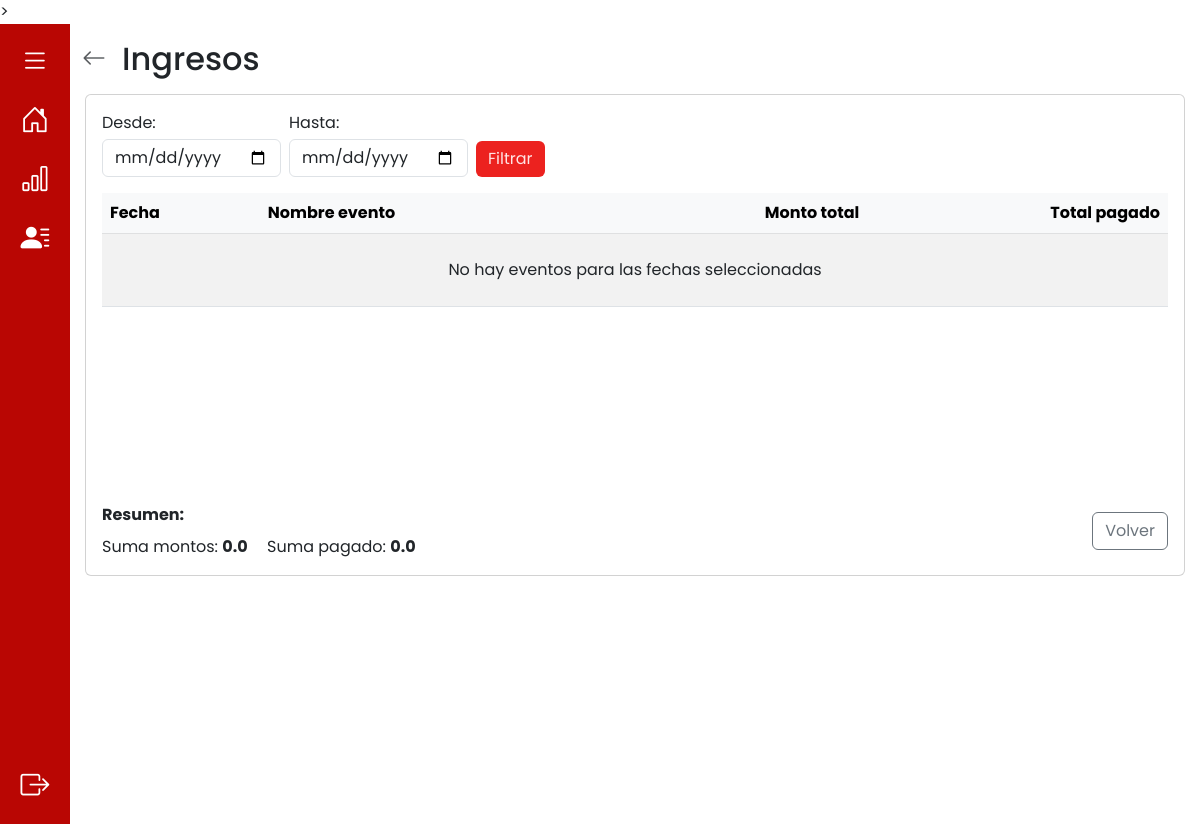
The app's page /ingresos/ (signed in), older data.
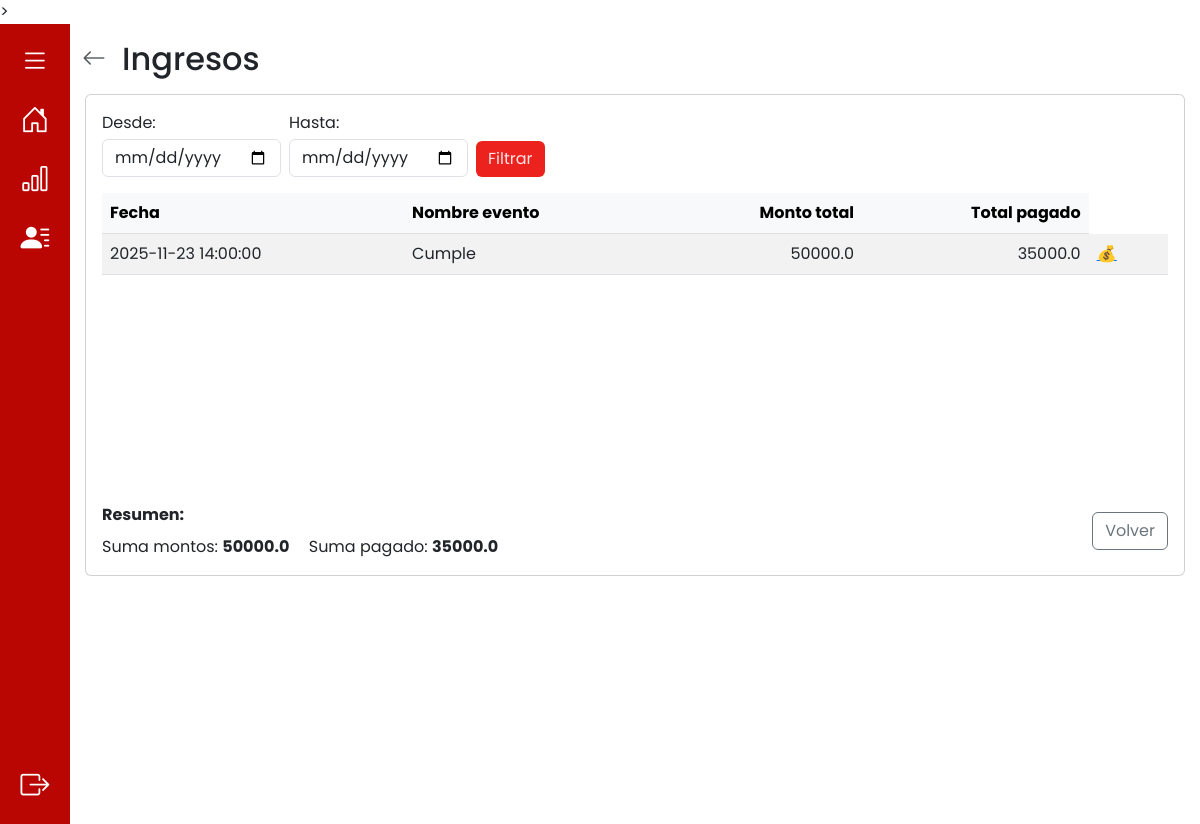
The same page, newer data.
### app/models.py (models this page shows, shortened)
class Evento(db.Model):
    __tablename__ = 'evento'
    id_evento = db.Column(db.Integer, primary_key=True, autoincrement=True)
    descripcion = db.Column(db.String(100))
    fecha_inicio = db.Column(db.DateTime, nullable=False)
    fecha_fin = db.Column(db.DateTime, nullable=False)
    observaciones = db.Column(db.String(100))
    monto_total = db.Column(db.Numeric(10, 2), nullable=False)
    adeuda = db.Column(db.Boolean, default=True) #esto se actualiza cuando todos los pagos == monto total
    nro_recibo = db.Column(db.Integer) #esto se actualiza cuando todos los pagos == monto total
    @property
    def total_pagado(self):
        return sum(float(p.monto_pago) for p in self.pagos)
    dni = db.Column(db.String(20), db.ForeignKey('cliente.dni'), nullable=False)
    id_responsable_apertura = db.Column(db.Integer, db.ForeignKey('responsable_llave.id_responsable'))
    id_responsable_cierre = db.Column(db.Integer, db.ForeignKey('responsable_llave.id_responsable'))
    usuario_creacion = db.Column(db.String(10), db.ForeignKey('cuenta.nombre_usuario'), nullable=False)
    cliente = db.relationship('Cliente', back_populates='eventos')
    responsable_apertura = db.relationship('ResponsableLlave', foreign_keys=[id_responsable_apertura], back_populates='eventos_apertura')
    responsable_cierre = db.relationship('ResponsableLlave', foreign_keys=[id_responsable_cierre], back_populates='eventos_cierre')
    usuario = db.relationship('Cuenta', back_populates='eventos')
    pagos = db.relationship('Pago', back_populates='evento', cascade="all, delete-orphan")
    auditorias_evento = db.relationship('AuditoriaEvento', back_populates='evento', cascade="all, delete-orphan")

class Pago(db.Model):
    __tablename__ = 'pago'
    id_pago = db.Column(db.Integer, primary_key=True, autoincrement=True)
    id_evento = db.Column(db.Integer, db.ForeignKey('evento.id_evento'), nullable=False)
    monto_pago = db.Column(db.Numeric(10, 2), nullable=False)
    fecha = db.Column(db.Date, nullable=False)
    usuario_creacion = db.Column(db.String(10), db.ForeignKey('cuenta.nombre_usuario'), nullable=False)
    evento = db.relationship('Evento', back_populates='pagos')
    usuario = db.relationship('Cuenta', back_populates='pagos')
    auditorias_pago = db.relationship('AuditoriaPago', back_populates='pago', cascade="all, delete-orphan")

### app/routes/ingresos_routes.py (the view)
@ingresos_bp.route("/", methods = ["GET"])
def ingresos():
    try:
        eventos = Evento.query.all()
        return render_template('ingresos.html', eventos=eventos)
    except Exception as e:
        print(f"Error al cargar los ingresos eventos: {str(e)}")
        return render_template("ingresos.html", mensaje="Error al cargar ingresos")

### app/models.py (called while the page is built)
    def es_administrador(self):
        return Administrador.query.filter_by(nombre_usuario=self.nombre_usuario).first() is not None

### app/templates/ingresos.html (shortened to what this page needs)
{% extends 'base.html' %}
{% block content %}
<div class="container py-3">
  <div class="d-flex align-items-center mb-3">
    <a href="{{ url_for('auth.inicio') }}" class="text-muted me-3" aria-label="Volver">
      <i class="bi bi-arrow-left fs-4"></i>
    </a>
    <h2 class="m-0">Ingresos</h2>
  </div>
  <div class="d-flex justify-content-center">
    <div class="card w-100" style="max-width:1100px;">
      <div class="card-body d-flex flex-column" style="min-height:60vh;">
        <div class="row mb-3">
          <form class="w-100" method="get" action="{{ url_for('ingresos.rango_eventos_por_fecha') }}">
            <div class="row g-2 align-items-end">
              <div class="col-auto">
                <label class="form-label mb-1">Desde:</label>
                <input type="date" name="desde" class="form-control" value="{{ request.args.get('desde','') }}">
              </div>
              <div class="col-auto">
                <label class="form-label mb-1">Hasta:</label>
                <input type="date" name="hasta" class="form-control" value="{{ request.args.get('hasta','') }}">
              </div>
              <div class="col-auto">
                <button type="submit" class="btn btn-custom">Filtrar</button>
              </div>
            </div>
          </form>
        </div>
        <div class="row flex-grow-1 mb-3">
          <div class="col-12">
            <div style="max-height:50vh; overflow:auto;">
              <table class="table table-striped table-hover mb-0">
                <thead class="table-light position-sticky top-0" style="z-index:1;">
                  <tr>
                    <th scope="col">Fecha</th>
                    <th scope="col">Nombre evento</th>
                    <th scope="col" class="text-end">Monto total</th>
                    <th scope="col" class="text-end">Total pagado</th>
                  </tr>
                </thead>
                <tbody>
                  {% for evento in eventos %}
                  <tr>
                    <td>{{ evento.fecha_inicio }}</td>
                    <td>{{ evento.descripcion }}</td>
                    <td class="text-end">{{ evento.monto_total | float | round(2) }}</td>
                    <td class="text-end">{{ evento.total_pagado | float | round(2) }}</td>
                    <td class="acciones">
                      <a href="{{ url_for('ingresos.pagos', id_evento=evento.id_evento) }}" class="me-2">💰</a>
                    </td>
                  </tr>
                  {% else %}
                  <tr>
                    <td colspan="4" class="text-center py-4">No hay eventos para las fechas seleccionadas</td>
                  </tr>
                  {% endfor %}
                </tbody>
              </table>
            </div>
          </div>
        </div>
        <div class="row">
          <div class="col-md-8 d-flex flex-column justify-content-center">
            <div class="d-flex flex-column">
              <strong>Resumen:</strong>
              <div class="mt-2">
                <span class="me-3">Suma montos: <span class="fw-bold">
                  {{ (eventos | sum(attribute='monto_total')) | default(0) | float | round(2) }}
                </span></span>
                <span> Suma pagado: <span class="fw-bold">
                  {{ (eventos | sum(attribute='total_pagado')) | default(0) | float | round(2) }}
                </span></span>
              </div>
            </div>
          </div>
          <div class="col-md-4 d-flex justify-content-end align-items-center">
            <a href="/" class="btn btn-outline-secondary">Volver</a>
          </div>
        </div>
      </div>
    </div>
  </div>
</div>
{% endblock %}

Row changes from the older to the newer data that the page shows:
added Evento: fecha_inicio "2025-11-23 14:00:00", descripcion "Cumple", monto_total "50000.0", total_pagado "35000.0"
Text that changed along with them:
text no longer shown: "0.0 0.0 No hay eventos para las fechas seleccionadas"
text now shown: "50000.0 35000.0"
